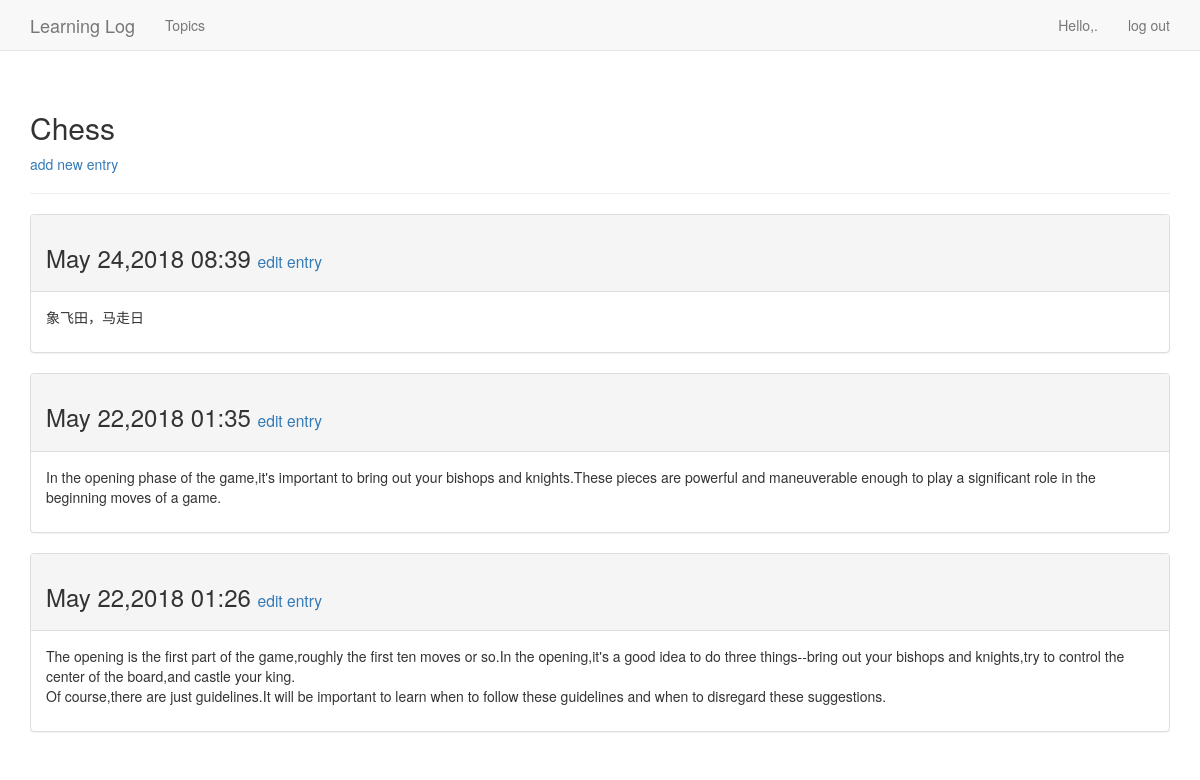
The page /topics/1/ (signed in) on the database as committed earlier.
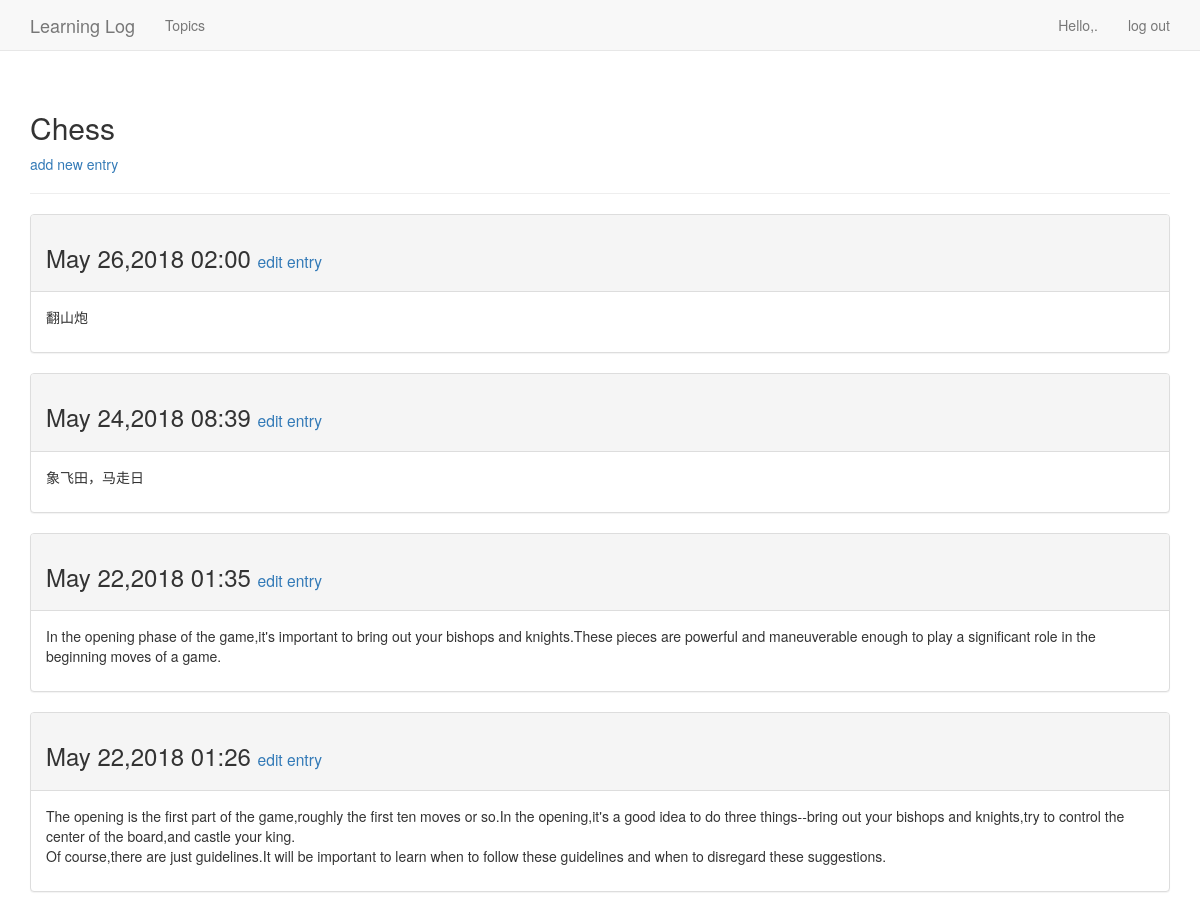
The same page on the database as committed later.
### learning_logs/models.py (models this page shows, shortened)
class Topic(models.Model):
    text = models.CharField(max_length=200)  # 预留200
    date_added = models.DateTimeField(auto_now_add=True) # 自动记录当前时间
    owner = models.ForeignKey(User)
    def __str__(self):
        return self.text

class Entry(models.Model):
    topic = models.ForeignKey(Topic,on_delete=models.CASCADE)
    text = models.TextField()
    date_added = models.DateTimeField(auto_now_add=True)
    class Meta:
        verbose_name_plural = 'entries'

### learning_logs/views.py (the view)
# urls.py: url(r'^topics/(?P<topic_id>\d+)/$',views.topic,name='topic'),
@login_required
def topic(request,topic_id):
    topic = Topic.objects.get(id=topic_id) # topic_id 为正则表达式捕获的值
    if topic.owner != request.user:
        raise Http404
    entries = topic.entry_set.order_by('-date_added') # - 表示降序
    context = {'topic':topic,'entries':entries}
    return render(request,'learning_logs/topic.html',context)

### learning_logs/templates/learning_logs/topic.html
{% extends 'learning_logs/base.html' %}
{% block header %}
  <h2>{{ topic }}</h2>
  <p>
    <a href="{% url 'learning_logs:new_entry' topic.id %}">add new entry</a>
  </p>
{% endblock header %}
{% block content %}
  {% for entry in entries %}
    <div class='panel panel-default'>
      <div class="panel-heading">
        <h3>
          {{ entry.date_added|date:'M d,Y H:i' }}
          <small>
            <a href="{% url 'learning_logs:edit_entry' entry.id %}">
                edit entry</a>
          </small>
        </h3>
      </div>
      <div class="panel-body">
        {{ entry.text|linebreaks }}
      </div>
    </div>
  {% empty %}
      There are no entries for this topic yet.
  {% endfor %}
{% endblock content %}

### learning_logs/templates/learning_logs/base.html (shortened to what this page needs)
{% load bootstrap3 %}
<!DOCTYPE html>
<html lang="en">
  <head>
    {% bootstrap_css %}
  </head>
  <body>
    <nav class="navbar navbar-default navbar-static-top">
      <div class="container">
        <div class="navbar-header">
          <a class="navbar-brand" href="{% url 'learning_logs:index' %}">
              Learning Log</a>
        </div>
        <div id="navbar" class="navbar-collapse collapse">
          <ul class="nav navbar-nav">
            <li><a href="{% url 'learning_logs:topics' %}">Topics</a></li>
          </ul>
          <ul class="nav navbar-nav navbar-right">
            {% if user.is_authenticated %}
              <li><a>Hello,{{ user.user.name }}.</a></li>
              <li><a href="{% url 'users:logout' %}">log out</a></li>
            {% else %}
              <li><a href="{% url 'users:register' %}">register</a></li>
              <li><a href="{% url 'users:login' %}">log in</a></li>
           {% endif %}
          </ul>
        </div>
      </div>
    </nav>
    <div class="container">
      <div  class="page-header">
        {% block header %}{% endblock header %}
      </div>
      <div>
        {% block content %}{% endblock content %}
      </div>
    </div>
  </body>
</html>

Rows that differ between the two databases and show on the page:
added Entry: date_added "May 26,2018 02:00", text "翻山炮"
